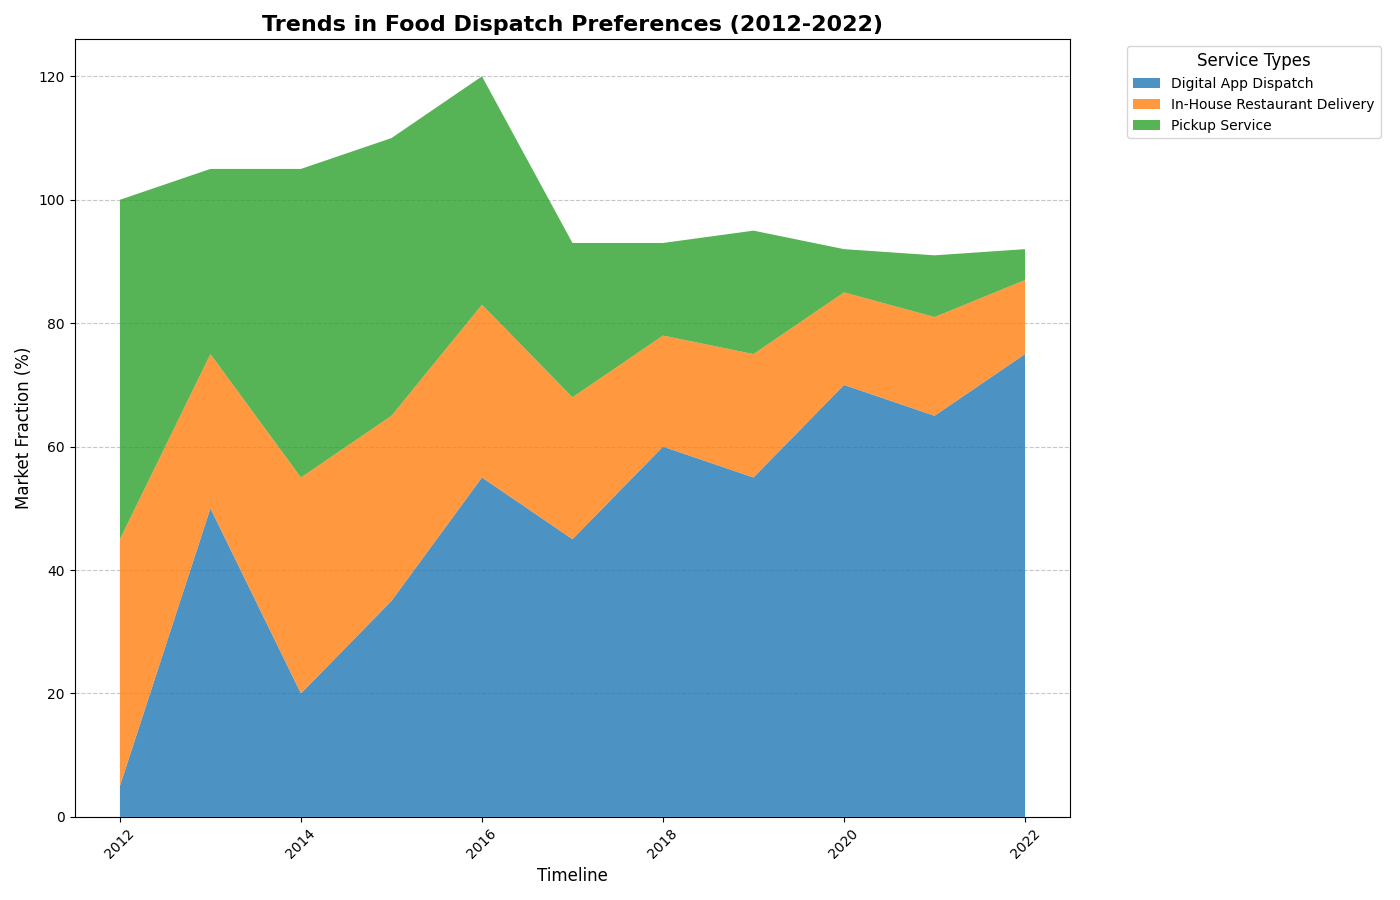

Write Python code to recreate this figure.
import matplotlib.pyplot as plt
import numpy as np

years = np.arange(2012, 2023)

services = {
    "Digital App Dispatch": [5, 50, 20, 35, 55, 45, 60, 55, 70, 65, 75],
    "In-House Restaurant Delivery": [40, 25, 35, 30, 28, 23, 18, 20, 15, 16, 12],
    "Pickup Service": [55, 30, 50, 45, 37, 25, 15, 20, 7, 10, 5]
}

stacked_data = np.array(list(services.values()))

fig, ax = plt.subplots(figsize=(14, 9))

colors = ['#1f77b4', '#ff7f0e', '#2ca02c']

ax.stackplot(years, stacked_data, labels=services.keys(), alpha=0.8, colors=colors)

ax.set_title("Trends in Food Dispatch Preferences (2012-2022)", fontsize=16, fontweight='bold')
ax.set_xlabel("Timeline", fontsize=12)
ax.set_ylabel("Market Fraction (%)", fontsize=12)

ax.legend(loc='upper left', bbox_to_anchor=(1.05, 1), title='Service Types', fontsize=10, title_fontsize='12', frameon=True)

plt.xticks(rotation=45)

ax.yaxis.grid(True, linestyle='--', alpha=0.7)
ax.set_axisbelow(True)

plt.tight_layout()

plt.show()
